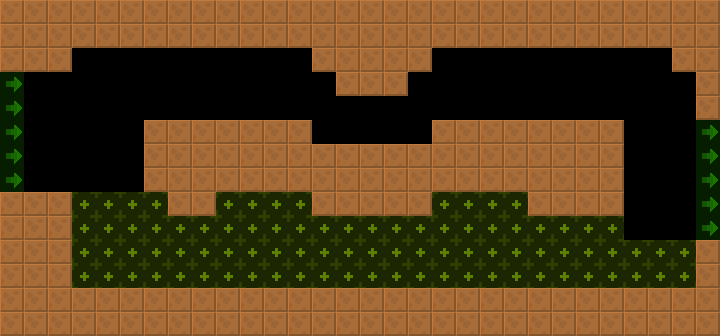

Rendered tile map (Tiled .tmx) drawn with the repository's tilesets; below, a short description and the map source with its tile grids summarised:
An orthogonal 30x14 tile map with 24x24 px tiles, 2 tile layers (col, lnk), 2 tilesets and 8 objects (6x AutoRetractableSpikes, 2x Spikes).

<map version="1.4" tiledversion="1.4.2" orientation="orthogonal" renderorder="right-down" width="30" height="14" tilewidth="24" tileheight="24" infinite="0" nextlayerid="4" nextobjectid="8">
 <tileset firstgid="6" source="../../lnk.tsx" />
 <tileset firstgid="1" source="../../col.tsx" />
 <layer id="1" name="col" width="30" height="14">
  <data>[420 cells, 215 non-empty, 1 distinct tile ids]</data>
 </layer>
 <layer id="2" name="lnk" width="30" height="14" opacity="0.5">
  <data>[420 cells, 97 non-empty, 2 distinct tile ids]</data>
 </layer>
 <objectgroup id="3" name="markers" opacity="0.5">
  <object id="1" name="AutoRetractableSpikes" type="AutoRetractableSpikes" x="192" y="96" width="120" height="24">
   <properties>
    <property name="yr" value="0" />
    <property name="xr" value="0" />
    <property name="customId" value="2.2-1" />
   </properties>
  </object>
  <object id="2" name="AutoRetractableSpikes" type="AutoRetractableSpikes" x="336" y="96" width="72" height="24">
   <properties>
    <property name="yr" value="0" />
    <property name="xr" value="0" />
    <property name="customId" value="2.2-1" />
   </properties>
  </object>
  <object id="3" name="AutoRetractableSpikes" type="AutoRetractableSpikes" x="432" y="96" width="120" height="24">
   <properties>
    <property name="yr" value="0" />
    <property name="xr" value="0" />
    <property name="customId" value="2.2-1" />
   </properties>
  </object>
  <object id="4" name="Spikes" type="Spikes" x="216" y="192" width="96" height="24">
   <properties>
    <property name="yr" value="0" />
    <property name="xr" value="0" />
   </properties>
  </object>
  <object id="5" name="Spikes" type="Spikes" x="432" y="192" width="96" height="24">
   <properties>
    <property name="yr" value="0" />
    <property name="xr" value="0" />
   </properties>
  </object>
  <object id="6" name="AutoRetractableSpikes" type="AutoRetractableSpikes" x="72" y="264" width="120" height="24">
   <properties>
    <property name="yr" value="0" />
    <property name="xr" value="0" />
    <property name="customId" value="1.2-0.2" />
   </properties>
  </object>
  <object id="7" name="AutoRetractableSpikes" type="AutoRetractableSpikes" x="312" y="264" width="96" height="24">
   <properties>
    <property name="yr" value="0" />
    <property name="xr" value="0" />
    <property name="customId" value="1.2-0.2" />
   </properties>
  </object>
  <object id="8" name="AutoRetractableSpikes" type="AutoRetractableSpikes" x="528" y="264" width="96" height="24">
   <properties>
    <property name="yr" value="0" />
    <property name="xr" value="0" />
    <property name="customId" value="1.2-0.2" />
   </properties>
  </object>
 </objectgroup>
</map>
